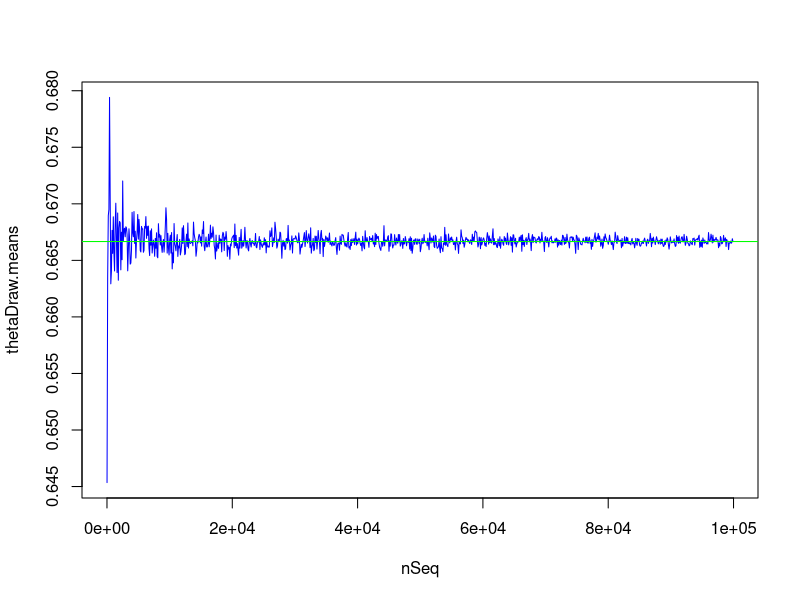
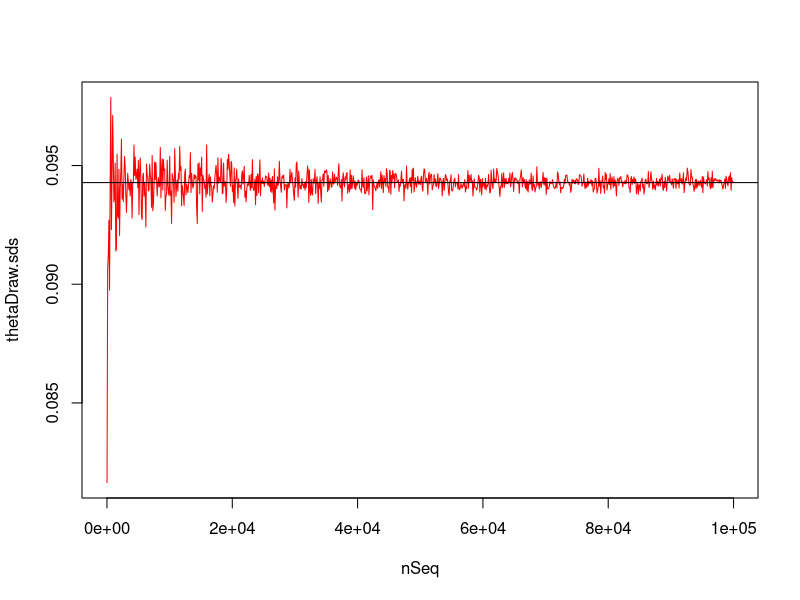
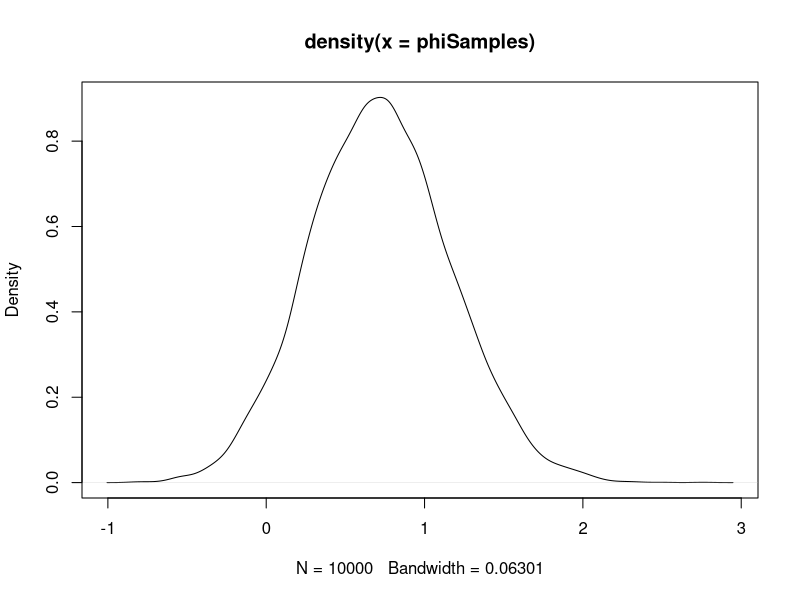

R code for these plots, in order:
#### Lab 1 Task 1: Bernoulli... Again

### Setup
s = 14
n = 20
f = n - s # = 6
alpha0 = 2
beta0 = 2

### Functions
logOdds = function(theta) {
  return(log(theta/(1-theta)))
}

### Implementation
## a) Draw samples from posterior theta and verify graphically the convergence as sample size grows

# Setup for sampling
nDraws = 100000
nSeq = seq(10, nDraws, 100)
thetaDraw.means = numeric()
thetaDraw.sds = numeric()

# sample thetas, store mean and standard deviations
for(i in 1:length(nSeq)) {
  # sample n thetas
  thetaDraw = rbeta(nSeq[i], alpha0 + s, beta0 + f)
  
  # save mean of samples
  thetaDraw.means[i] = mean(thetaDraw)
  
  # save standard deviation of samples
  thetaDraw.sds[i] = sd(thetaDraw)
}

# plot posterior mean and standard deviation for rising n's to witness convergence
# mean
true.mean = (s + alpha0) / (s + alpha0 + f + beta0)
plot(nSeq, thetaDraw.means, type="l", col="blue")
abline(h=true.mean, col="green")

# standard deviation
post.alpha = s + alpha0
post.beta = f + beta0
true.sd = sqrt((post.alpha * post.beta) / ((post.alpha + post.beta)^2 * (post.alpha + post.beta + 1)))
plot(nSeq, thetaDraw.sds, type="l", col="red")
abline(h=true.sd, col="black")

## b) Compute posterior probability P(theta < 0.4) using nDraws = 10000
nDraws = 10000
theta.samples = rbeta(nDraws, alpha0 + s, beta0 + f)
sampled.prob = sum(ifelse(theta.samples < 0.4, 1, 0)) / nDraws # 0.0033
actual.prob = pbeta(0.4, alpha0 + s, beta0 + f) # 0.003972681

## c) Compute posterior density of the log-odds = phi = log(theta / 1 - theta) using sampling
nDraws = 10000
theta.samples = rbeta(nDraws, alpha0 + s, beta0 + f)
phiSamples = logOdds(theta.samples)
plot(density(phiSamples))
